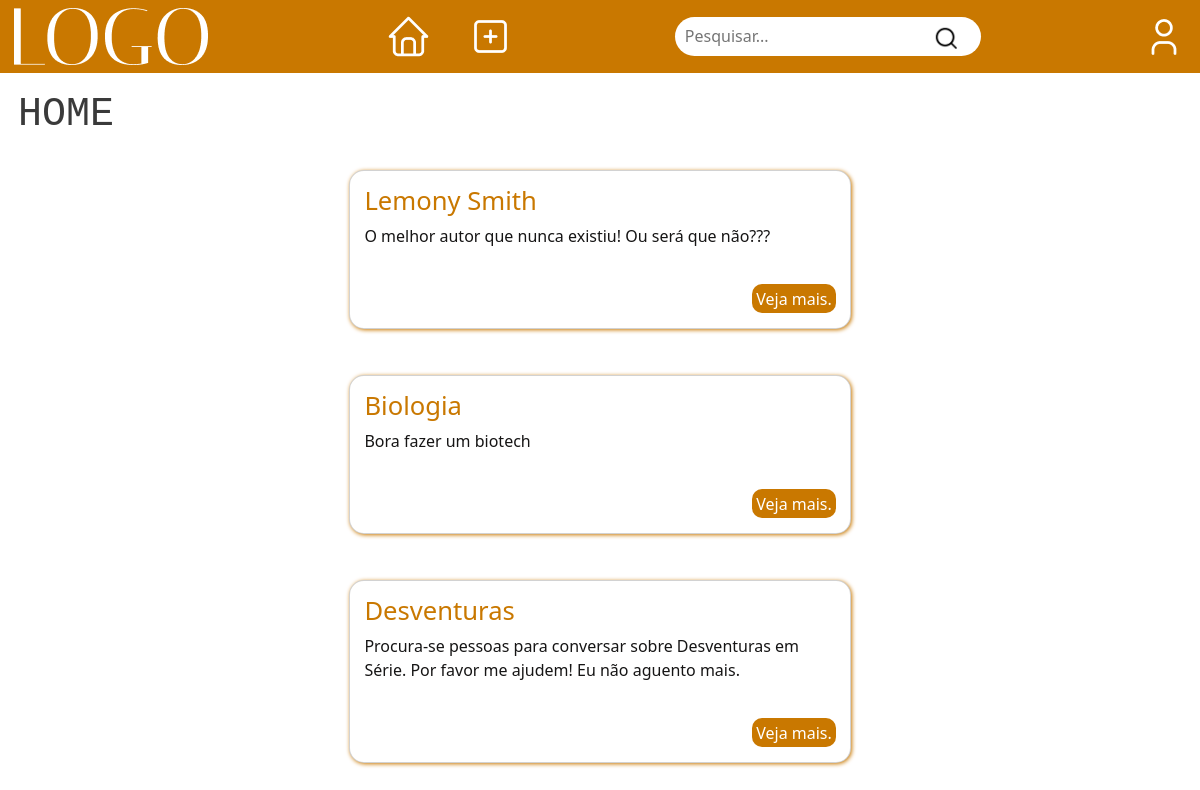
/sharin/ (signed in), run on an earlier commit of the app's database.
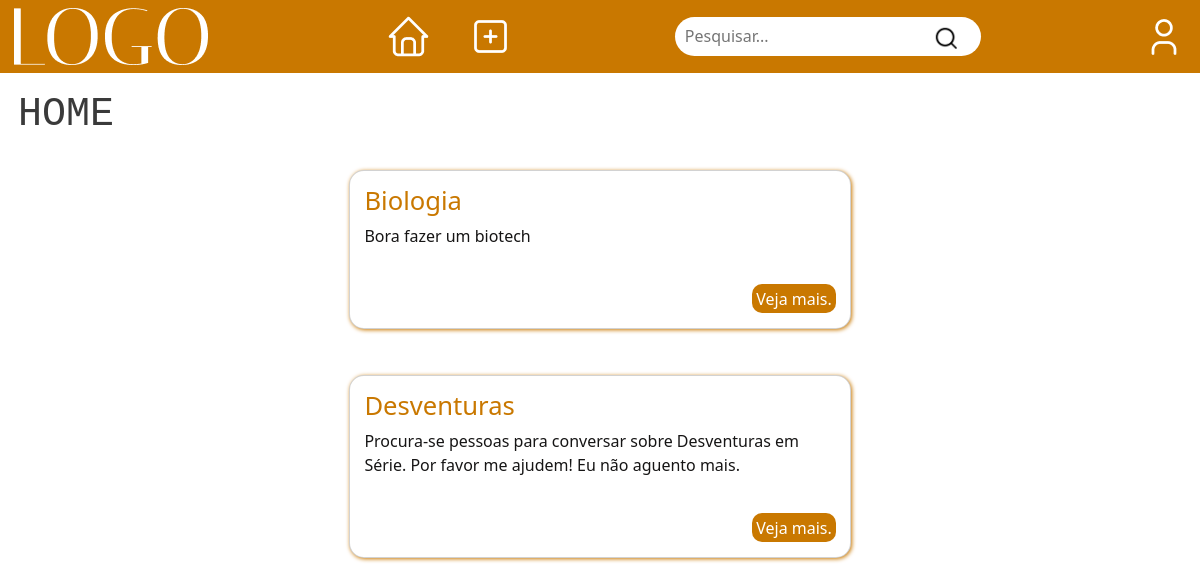
And on a later commit of the database.
### sharin/models.py (models this page shows)
class Publicacao(models.Model):
    criador = models.IntegerField(blank=False, default=1)
    titulo = models.CharField(max_length=32)
    descricao= models.TextField()
    telefone = models.CharField(max_length=12, blank=True, null=True)
    tags = models.TextField()
    data = models.DateField()

### sharin/views.py (the view)
# urls.py: path("", views.index, name="index"),
def index(request):
    if not request.user.is_authenticated:
        return HttpResponseRedirect(reverse("sharin:login_view"))
    publicacoes = Publicacao.objects.all()
    publicacoes = Reverse(publicacoes)
    return render(request, "sharin/index.html", {
        'publicacao_list': publicacoes,
    })

### sharin/views.py (called while the page is built)
def Reverse(lst):
    new_lst = lst[::-1]
    return new_lst

### sharin/templates/sharin/index.html
{% extends "sharin/layout.html" %}
{% block body %}
    <div class="corpo">
        <div class="info">
            <h1>HOME</h1>
        </div>
        {% for publicacao in publicacao_list %}
            <div class="container">
                <div class="card">
                    <h1>{{publicacao.titulo}}</h1>
                    <div class="content">
                        {% if publicacao.descricao|length > 275  %}
                            <p>{{publicacao.descricao|slice:":275"}}..</p>
                        {%else%}
                            <p>{{publicacao.descricao}}</p>
                        {% endif %}
                        <div id="card-button">
                            <a href="{% url 'sharin:publicacao-view' publicacao.id %}">Veja mais.</a>
                        </div>
                    </div>
                </div>
            </div>
        {% empty %}
            <h1>Sem publicações no momento.</h1>
        {% endfor %}
    </div>
{% endblock %}

### sharin/templates/sharin/layout.html (shortened to what this page needs)
{% load static %}
<!DOCTYPE html>
<html lang="pt-BR">
    <head>
        <link href="{% static 'sharin/styles.css' %}" rel="stylesheet">
        <link href="https://cdn.jsdelivr.net/npm/bootstrap@5.2.0/dist/css/bootstrap.min.css" rel="stylesheet">
    </head>
    <body>
        <header class="navbar">
            <a class="nav__ponta" href="{% url 'sharin:index' %}">
                <img src="{% static 'sharin/media/LOGO.png' %}">
            </a>
            <nav class="nav__links">
                    <li><a href="{% url 'sharin:index' %}">
                        <img class="nav__link" src="{% static 'sharin/media/Casinha.png' %}">
                    </li></a>
                    <li><a href="{% url 'sharin:cadastro' %}">
                        <img class="nav__link" src="{% static 'sharin/media/Mais.png' %}">
                    </li></a>
            </nav>
            <div class="search-bar">
                <form action="{% url 'sharin:pesquisa-publicacao' %}" method="POST">
                    <input type="text" placeholder="Pesquisar..." name="pesquisado">
                    <button type="submit"><img src="{% static 'sharin/media/search.png' %}"></button>
                </form>
            </div>
            <a class="nav__ponta" href="{% url 'sharin:perfil' %}">
                <img src="{% static 'sharin/media/Profile.png' %}">
            </a>
        </header>
        {% block body %}
        {% endblock %}
    </body>
</html>

### sharin/static/sharin/styles.css (style rules this page uses)
* { box-sizing: border-box; margin: 0; padding: 0; }
.navbar { display: flex; justify-content: space-between; align-items: center; background-color: rgb(201, 120, 0); }
.nav__ponta { cursor: pointer; padding: 0px 1.16%; }
.nav__links li { margin: 0px 15px; display: inline-block; list-style: none; }
.navbar a img { transition: all 0.3s ease 0s; }
.search-bar { display: flex; background: white; align-items: center; border-radius: 60px; padding: 0.6% 0.8%; }
.search-bar input { flex: 1; border: 0; outline: 0; color: rgb(56, 56, 56); }
.search-bar button img { width: 45%; height: 45%; filter: invert(100%); }
.search-bar button { border: 0; background: transparent; cursor: pointer; transition: all 0.3s ease 0s; }
.container { width: 100%; align-items: center; padding: 2% 0px; display: flex; justify-content: center; }
.container .card { width: 45%; padding: 1.3%; background-color: white; border-radius: 15px; overflow: hidden; text-align: left; box-shadow: 1px 1px 4px rgb(201, 120, 0); transition: all 0.5s ease 0s; }
.container .card h1 { color: rgb(201, 120, 0); font-size: 1.6rem; transition: all 0.5s ease 0s; }
.container .card .content p { color: rgb(22, 21, 21); transition: all 0.5s ease 0s; }
.container .card .content a { display: inline-block; padding: 0.5% 0.8%; background-color: rgb(201, 120, 0); color: white; border-radius: 10px; text-decoration: none; text-align: end; outline: none; margin-top: 20px; transition: all 0.5s ease 0s; }
.info { font-family: "Courier New", Courier, monospace; color: rgb(58, 58, 58); text-align: left; }
.corpo { padding: 1.5%; text-align: center; }
#card-button { width: 100%; text-align: end; }

What changed in the data, as far as the page shows it:
removed Publicacao: titulo "Lemony Smith", descricao "O melhor autor que nunca existiu! Ou será que não???"
